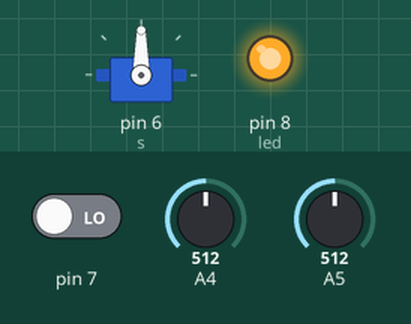
Bench run of a sketch on a simulated Arduino Uno, built with avr-gcc and run on an emulated ATmega328P. Shown: servo, output pins drawn as LEDs (lit = HIGH). The inputs (shaded band) are chosen by the test bench; at power-on: A4 = 512, A5 = 512, pin 7 LOW.

Above: at 1.2 s.
1.3 s: A4 set to 716
At 1.6 s:
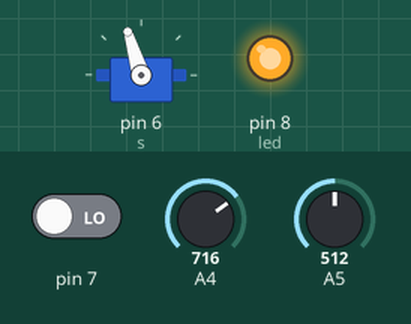
2.8 s: A5 set to 716
At 3.9 s:
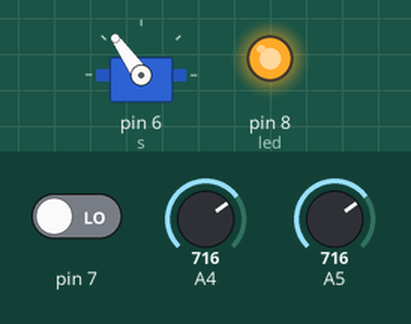
4.3 s: A4 set to 900
At 5.1 s:
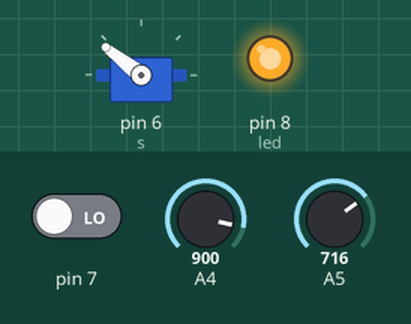
5.8 s: A5 set to 1023
At 6.2 s:
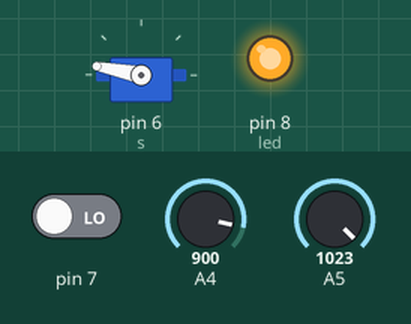
7.3 s: A4 set to 0
At 8.5 s:
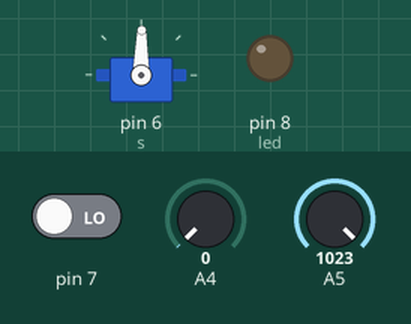
8.8 s: A5 set to 900
At 9.7 s:
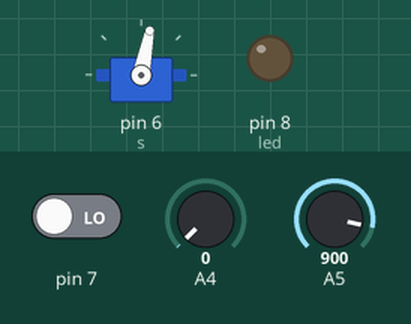
Timing chart, 0 to 11.3 s (numbered marks = the images above; inputs shaded):
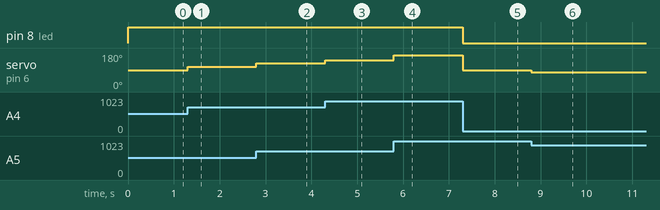

Measured:
- after the input at 1.3 s, servo on pin 6 (s): 90° → 107° at once
- after the input at 2.8 s, servo on pin 6 (s): 107° → 125° at once
- after the input at 4.3 s, servo on pin 6 (s): 125° → 142° at once
- after the input at 5.8 s, servo on pin 6 (s): 142° → 169° at once
- after the input at 7.3 s, pin 8 (led): HIGH → LOW at once; servo on pin 6 (s): 169° → 89° at once
- after the input at 8.8 s, servo on pin 6 (s): 89° → 79° at once

The sketch:

Tarefa_02.ino
```cpp
#include <Servo.h>

/* Tarefa 02 - Construir uma aplicação que tenha dois sensores,
 *  dois atuadores e contato direto por GPIO.
 *
 *  Componentes da aplicação: há um led, um botão, um joystick
 *  e um servo motor.
 *
 *  Funcionamento da aplicação:
 *  - O botão tem a função de ser o "on/off" da aplicação.
 *  A aplicação começa desligada, ao apertar o botão,
 *  e somente ao pressionar, troca o estado da aplicação
 *  (se estava "ligada", "desliga", e vice-versa).
 *
 * - Ao "ligar a aplicação", o servo motor girará de acordo com o
 * joystick, isto é, de acordo com o tanto que o joystick está inclinado
 * (em x e em y), o servo motor rotacionará mais ou menos, usando uma
 * amplitude de 0 a 180 graus de rotação.
 *
 * - Além da rotação do servo motor, o led pode ficar aceso ou não.
 * Caso o ângulo de rotação que será feito no servo motor for maior que
 * 90 graus, o led se acenderá, caso contrário, ele fica apagado.
 *
 * - Continua funcionando como foi dito nos dois itens anteriores até
 * apertar novamente o botão, "desligando" a aplicação.
 */

Servo s;
int v,estado_anterior=1;
float vx=0,vy=0;
int soma;
bool on_off=false;

void testaOnOff(){
  v=PIND>>7; // Lendo o valor que está mapeado para o botão
  if(!v){
    if(estado_anterior)
      on_off=!on_off;
  }
  estado_anterior=v;
}

void setup ()
{
  DDRD &= ~(1<<7); // Isto signfica porta digital 7 servindo como entrada
  DDRB |= 1<<0; // Isto significa porta digital 8 servindo como saída
  s.attach(6);
  s.write(0);
}

void loop()
{
  testaOnOff();
  if(on_off){
    vx=analogRead(5);
    vy=analogRead(4);
    soma=map(vx+vy,0,2048,0,180);
    s.write(soma);
    if(soma>=90)
      PORTB |= 1 << 0; // Comando para fazer acender o led
    else
      PORTB &= ~(1 << 0); // Comando para deixar o led apagado
  }
}
```
